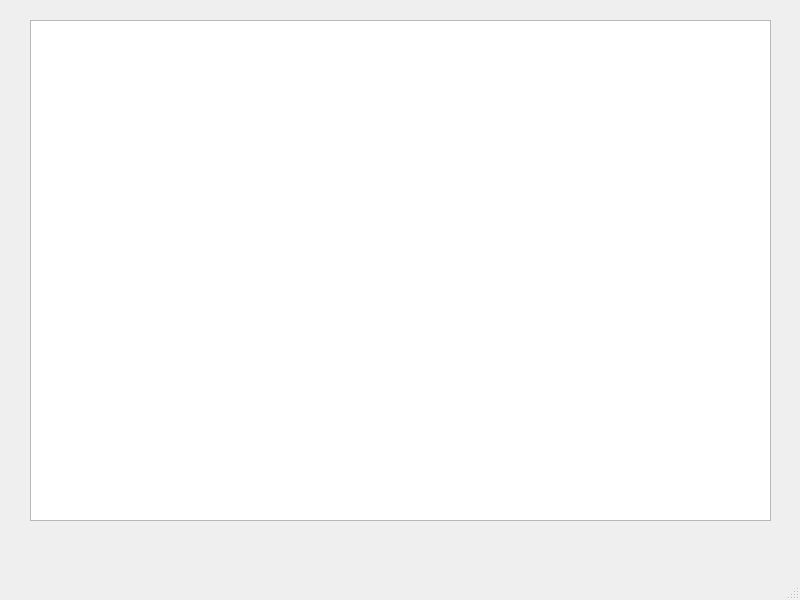
<?xml version="1.0" encoding="UTF-8"?>
<ui version="4.0">
 <class>MainWindow</class>
 <widget class="QMainWindow" name="MainWindow">
  <property name="geometry">
   <rect>
    <x>0</x>
    <y>0</y>
    <width>800</width>
    <height>600</height>
   </rect>
  </property>
  <property name="windowTitle">
   <string>Espresso</string>
  </property>
  <widget class="QWidget" name="centralwidget">
   <widget class="QTableWidget" name="tableWidget">
    <property name="geometry">
     <rect>
      <x>30</x>
      <y>20</y>
      <width>741</width>
      <height>501</height>
     </rect>
    </property>
   </widget>
  </widget>
  <widget class="QMenuBar" name="menubar">
   <property name="geometry">
    <rect>
     <x>0</x>
     <y>0</y>
     <width>800</width>
     <height>26</height>
    </rect>
   </property>
  </widget>
  <widget class="QStatusBar" name="statusbar"/>
 </widget>
 <resources/>
 <connections/>
</ui>
